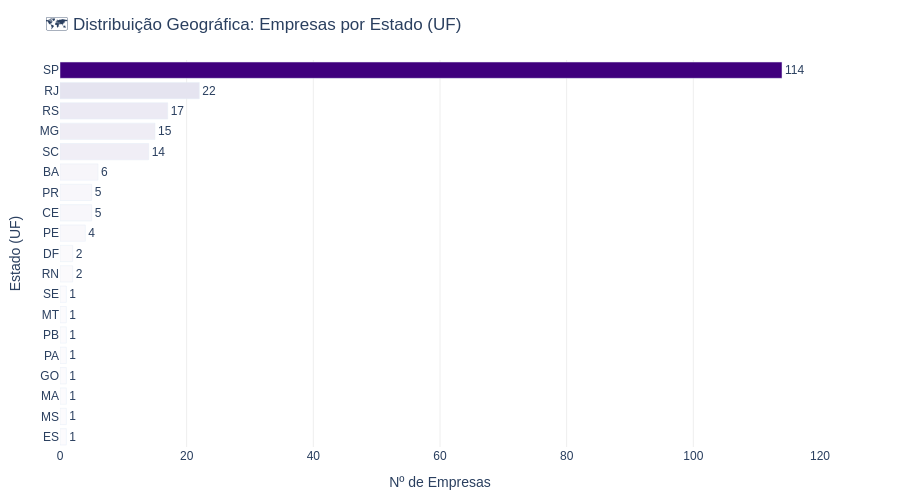

The code cell stored with this chart in its notebook:
### Markdown cell above
### 5.2 Distribuição Geográfica por Estado (UF)

Onde estão sediadas as empresas do nosso universo de análise? É esperada uma forte concentração em São Paulo (SP), principal polo econômico e financeiro do Brasil.

### Code cell
df_por_uf = (
    df_selecionadas
    .groupby("UF")
    .size()
    .reset_index(name="count")
    .sort_values("count", ascending=True)
)

fig = px.bar(
    df_por_uf,
    x="count",
    y="UF",
    orientation="h",
    text="count",
    color="count",
    color_continuous_scale="Purples",
    title="🗺️ Distribuição Geográfica: Empresas por Estado (UF)",
    labels={"count": "Nº de Empresas", "UF": "Estado (UF)"}
)

fig.update_traces(texttemplate="%{text}", textposition="outside")
fig.update_layout(
    height=500,
    showlegend=False,
    coloraxis_showscale=False,
    font={"family": "Arial", "size": 12},
    plot_bgcolor="white",
    paper_bgcolor="white",
    xaxis={"showgrid": True, "gridcolor": "#eee"},
    margin={"l": 60, "r": 80, "t": 60, "b": 50}
)

fig.show()

### Figure 1 — Plotly figure (JSON) as saved in the notebook; plotly's stock layout.template omitted (floating-point values rounded to 4 significant figures)
{"data": [{"hovertemplate": "Nº de Empresas=%{marker.color}<br>Estado (UF)=%{y}<extra></extra>", "legendgroup": "", "marker": {"color": [1, 1, 1, 1, 1, 1, 1, 1, 2, 2, 4, 5, 5, 6, 14, 15, 17, 22, 114], "coloraxis": "coloraxis", "pattern": {"shape": ""}}, "name": "", "orientation": "h", "showlegend": false, "text": [1.0, 1.0, 1.0, 1.0, 1.0, 1.0, 1.0, 1.0, 2.0, 2.0, 4.0, 5.0, 5.0, 6.0, 14.0, 15.0, 17.0, 22.0, 114.0], "textposition": "outside", "texttemplate": "%{text}", "type": "bar", "x": [1, 1, 1, 1, 1, 1, 1, 1, 2, 2, 4, 5, 5, 6, 14, 15, 17, 22, 114], "xaxis": "x", "y": ["ES", "MS", "MA", "GO", "PA", "PB", "MT", "SE", "RN", "DF", "PE", "CE", "PR", "BA", "SC", "MG", "RS", "RJ", "SP"], "yaxis": "y"}], "layout": {"barmode": "relative", "coloraxis": {"colorbar": {"title": {"text": "Nº de Empresas"}}, "colorscale": [[0, "rgb(252,251,253)"], [0.125, "rgb(239,237,245)"], [0.25, "rgb(218,218,235)"], [0.375, "rgb(188,189,220)"], [0.5, "rgb(158,154,200)"], [0.625, "rgb(128,125,186)"], [0.75, "rgb(106,81,163)"], [0.875, "rgb(84,39,143)"], [1, "rgb(63,0,125)"]], "showscale": false}, "font": {"family": "Arial", "size": 12}, "height": 500, "legend": {"tracegroupgap": 0}, "margin": {"b": 50, "l": 60, "r": 80, "t": 60}, "paper_bgcolor": "white", "plot_bgcolor": "white", "showlegend": false, "title": {"text": "🗺️ Distribuição Geográfica: Empresas por Estado (UF)"}, "xaxis": {"anchor": "y", "domain": [0, 1], "gridcolor": "#eee", "showgrid": true, "title": {"text": "Nº de Empresas"}}, "yaxis": {"anchor": "x", "domain": [0, 1], "title": {"text": "Estado (UF)"}}}}
